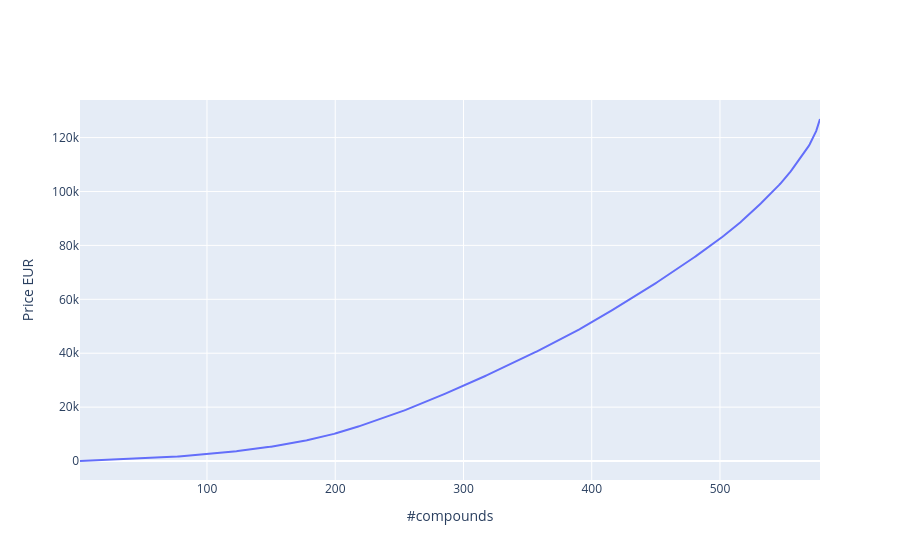

Write notebook code for a chart like this one.
### Code cell
counts = []
prices = []
total = 0
for i,row in df.sort_values("price").iterrows():
    counts.append(len(counts)+1)
    total += row["price"]
    prices.append(total)

fig = go.Figure()
fig.add_trace(go.Scatter(x=counts, y=prices))
fig.update_layout(xaxis_title="#compounds", yaxis_title="Price EUR")

### Figure 1 — Plotly figure (JSON) as saved in the notebook; plotly's stock layout.template omitted (floating-point values rounded to 4 significant figures; data arrays with more than 128 entries replaced by an {"elided": "..."} marker saying what was removed)
{"data": [{"type": "scatter", "x": {"elided": "578 int values"}, "y": {"elided": "578 float values"}}], "layout": {"xaxis": {"title": {"text": "#compounds"}}, "yaxis": {"title": {"text": "Price EUR"}}}}
